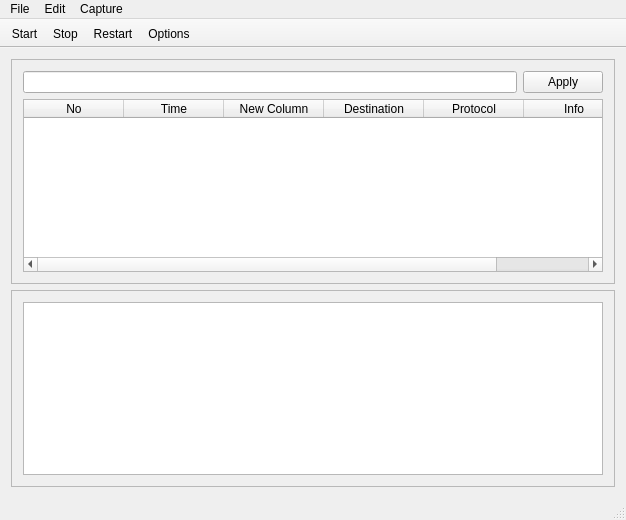
<?xml version="1.0" encoding="UTF-8"?>
<ui version="4.0">
 <class>MainWindow</class>
 <widget class="QMainWindow" name="MainWindow">
  <property name="geometry">
   <rect>
    <x>0</x>
    <y>0</y>
    <width>626</width>
    <height>520</height>
   </rect>
  </property>
  <property name="windowTitle">
   <string>NetSec</string>
  </property>
  <widget class="QWidget" name="centralWidget">
   <property name="layoutDirection">
    <enum>Qt::LeftToRight</enum>
   </property>
   <layout class="QVBoxLayout" name="verticalLayout_2">
    <item>
     <widget class="QFrame" name="framePacketsList">
      <property name="frameShape">
       <enum>QFrame::StyledPanel</enum>
      </property>
      <property name="frameShadow">
       <enum>QFrame::Raised</enum>
      </property>
      <property name="lineWidth">
       <number>0</number>
      </property>
      <layout class="QGridLayout" name="gridLayout_2">
       <item row="0" column="0">
        <widget class="QLineEdit" name="filtersEdit">
         <property name="inputMask">
          <string/>
         </property>
         <property name="text">
          <string/>
         </property>
        </widget>
       </item>
       <item row="0" column="1">
        <widget class="QPushButton" name="applyFiltersButton">
         <property name="text">
          <string>Apply</string>
         </property>
        </widget>
       </item>
       <item row="1" column="0" colspan="2">
        <widget class="QTableWidget" name="packetsTable">
         <column>
          <property name="text">
           <string>No</string>
          </property>
         </column>
         <column>
          <property name="text">
           <string>Time</string>
          </property>
         </column>
         <column>
          <property name="text">
           <string>New Column</string>
          </property>
         </column>
         <column>
          <property name="text">
           <string>Destination</string>
          </property>
         </column>
         <column>
          <property name="text">
           <string>Protocol</string>
          </property>
         </column>
         <column>
          <property name="text">
           <string>Info</string>
          </property>
         </column>
        </widget>
       </item>
      </layout>
     </widget>
    </item>
    <item>
     <widget class="QFrame" name="framePacketDetails">
      <property name="frameShape">
       <enum>QFrame::StyledPanel</enum>
      </property>
      <property name="frameShadow">
       <enum>QFrame::Raised</enum>
      </property>
      <layout class="QGridLayout" name="gridLayout">
       <item row="0" column="0">
        <widget class="QListView" name="packetDetailsList"/>
       </item>
      </layout>
     </widget>
    </item>
   </layout>
  </widget>
  <widget class="QMenuBar" name="menuBar">
   <property name="geometry">
    <rect>
     <x>0</x>
     <y>0</y>
     <width>626</width>
     <height>25</height>
    </rect>
   </property>
   <widget class="QMenu" name="menuTest">
    <property name="title">
     <string>File</string>
    </property>
    <addaction name="actionOpen"/>
    <addaction name="actionExport"/>
    <addaction name="actionQuit"/>
   </widget>
   <widget class="QMenu" name="menuEdit">
    <property name="title">
     <string>Edit</string>
    </property>
    <addaction name="actionPreferences"/>
   </widget>
   <widget class="QMenu" name="menuCapture">
    <property name="title">
     <string>Capture</string>
    </property>
    <addaction name="actionOptions"/>
    <addaction name="actionStop"/>
    <addaction name="actionStart"/>
    <addaction name="actionRestart"/>
    <addaction name="actionCapture_filters"/>
    <addaction name="actionRefresh_interfaces"/>
   </widget>
   <addaction name="menuTest"/>
   <addaction name="menuEdit"/>
   <addaction name="menuCapture"/>
  </widget>
  <widget class="QToolBar" name="toolBar">
   <property name="windowTitle">
    <string>toolBar</string>
   </property>
   <property name="movable">
    <bool>false</bool>
   </property>
   <property name="allowedAreas">
    <set>Qt::TopToolBarArea</set>
   </property>
   <attribute name="toolBarArea">
    <enum>TopToolBarArea</enum>
   </attribute>
   <attribute name="toolBarBreak">
    <bool>false</bool>
   </attribute>
   <addaction name="actionStart"/>
   <addaction name="actionStop"/>
   <addaction name="actionRestart"/>
   <addaction name="actionOptions"/>
  </widget>
  <widget class="QStatusBar" name="infoBar"/>
  <action name="actionPreferences">
   <property name="text">
    <string>Preferences ...</string>
   </property>
  </action>
  <action name="actionOpen">
   <property name="text">
    <string>Open</string>
   </property>
  </action>
  <action name="actionQuit">
   <property name="text">
    <string>Quit</string>
   </property>
  </action>
  <action name="actionStop">
   <property name="icon">
    <iconset resource="../../../files/files.qrc">
     <normaloff>:/icons/images/stop.png</normaloff>:/icons/images/stop.png</iconset>
   </property>
   <property name="text">
    <string>Stop</string>
   </property>
  </action>
  <action name="actionStart">
   <property name="enabled">
    <bool>true</bool>
   </property>
   <property name="icon">
    <iconset resource="../../../files/files.qrc">
     <normaloff>:/icons/images/play.png</normaloff>:/icons/images/play.png</iconset>
   </property>
   <property name="text">
    <string>Start</string>
   </property>
  </action>
  <action name="actionRefresh_interfaces">
   <property name="text">
    <string>Refresh interfaces</string>
   </property>
  </action>
  <action name="actionOptions">
   <property name="icon">
    <iconset resource="../../../files/files.qrc">
     <normaloff>:/icons/images/settings.png</normaloff>:/icons/images/settings.png</iconset>
   </property>
   <property name="text">
    <string>Options ...</string>
   </property>
  </action>
  <action name="actionRestart">
   <property name="icon">
    <iconset resource="../../../files/files.qrc">
     <normaloff>:/icons/images/refresh.png</normaloff>:/icons/images/refresh.png</iconset>
   </property>
   <property name="text">
    <string>Restart</string>
   </property>
  </action>
  <action name="actionCapture_filters">
   <property name="text">
    <string>Capture filters ...</string>
   </property>
  </action>
  <action name="actionExport">
   <property name="text">
    <string>Export</string>
   </property>
  </action>
 </widget>
 <layoutdefault spacing="6" margin="11"/>
 <resources>
  <include location="../../../files/files.qrc"/>
 </resources>
 <connections/>
</ui>
